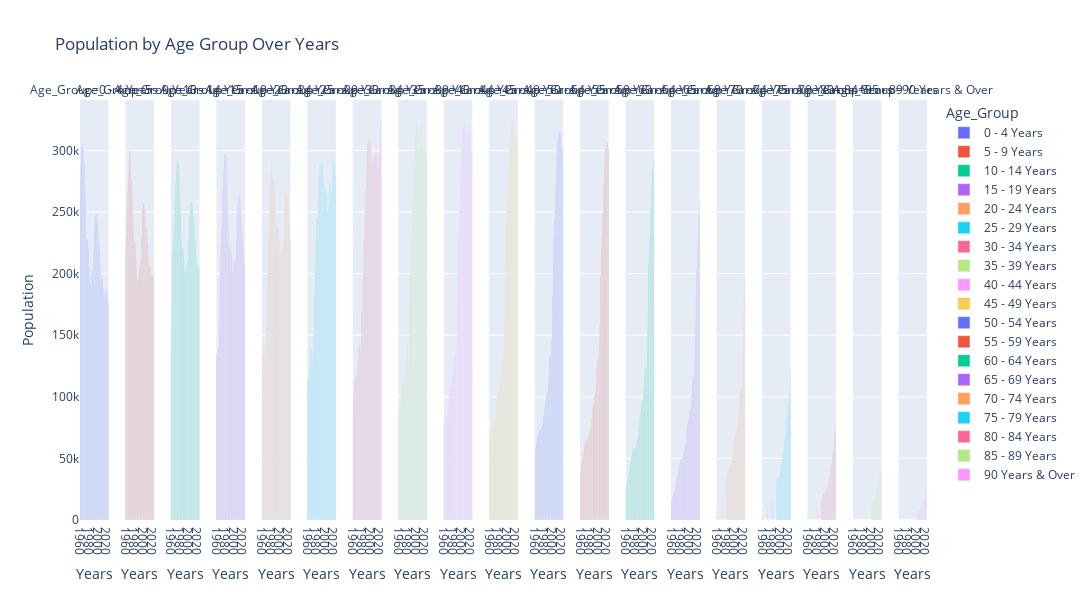

The notebook cell saved with this chart:
### Code cell
fig = px.bar(
    Residents,
    x='Years',
    y='Population',
    color='Age_Group',
    facet_col='Age_Group',
    labels={'Population': 'Population', 'Years': 'Years'},
    title='Population by Age Group Over Years'
)
fig.update_layout(width=3000, height=600)
# Show the plot
fig.show()

### Figure 1 — Plotly figure (JSON) as saved in the notebook; plotly's stock layout.template omitted (floating-point values rounded to 4 significant figures)
{"data": [{"alignmentgroup": "True", "hovertemplate": "Age_Group=0 - 4 Years<br>Years=%{x}<br>Population=%{y}<extra></extra>", "legendgroup": "0 - 4 Years", "marker": {"color": "#636efa", "pattern": {"shape": ""}}, "name": "0 - 4 Years", "offsetgroup": "0 - 4 Years", "orientation": "v", "showlegend": true, "textposition": "auto", "type": "bar", "x": [2023, 2022, 2021, 2020, 2019, 2018, 2017, 2016, 2015, 2014, 2013, 2012, 2011, 2010, 2009, 2008, 2007, 2006, 2005, 2004, 2003, 2002, 2001, 2000, 1999, 1998, 1997, 1996, 1995, 1994, 1993, 1992, 1991, 1990, 1989, 1988, 1987, 1986, 1985, 1984, 1983, 1982, 1981, 1980, 1979, 1978, 1977, 1976, 1975, 1974, 1973, 1972, 1971, 1970, 1969, 1968, 1967, 1966, 1965, 1964, 1963, 1962, 1961, 1960, 1959, 1958, 1957], "xaxis": "x", "y": [175268, 178085, 178435, 183076, 185355, 185528, 187653, 187160, 183575, 181369, 183295, 186673, 188249, 194432, 197788, 193889, 193626, 194479, 199529, 204819, 209903, 217798, 222991, 225705, 232614, 240072, 243259, 245148, 248089, 247022, 248771, 245751, 235519, 224049, 216686, 204867, 200069, 202257, 203346, 199148, 197758, 191964, 189138, 185840, 198000, 204200, 215100, 221300, 228000, 227800, 227200, 226000, 228200, 230165, 257900, 272800, 283100, 289600, 293500, 299900, 303000, 306100, 303700, 297000, 288800, 277800, 264727], "yaxis": "y"}, {"alignmentgroup": "True", "hovertemplate": "Age_Group=5 - 9 Years<br>Years=%{x}<br>Population=%{y}<extra></extra>", "legendgroup": "5 - 9 Years", "marker": {"color": "#EF553B", "pattern": {"shape": ""}}, "name": "5 - 9 Years", "offsetgroup": "5 - 9 Years", "orientation": "v", "showlegend": true, "textposition": "auto", "type": "bar", "x": [2023, 2022, 2021, 2020, 2019, 2018, 2017, 2016, 2015, 2014, 2013, 2012, 2011, 2010, 2009, 2008, 2007, 2006, 2005, 2004, 2003, 2002, 2001, 2000, 1999, 1998, 1997, 1996, 1995, 1994, 1993, 1992, 1991, 1990, 1989, 1988, 1987, 1986, 1985, 1984, 1983, 1982, 1981, 1980, 1979, 1978, 1977, 1976, 1975, 1974, 1973, 1972, 1971, 1970, 1969, 1968, 1967, 1966, 1965, 1964, 1963, 1962, 1961, 1960, 1959, 1958, 1957], "xaxis": "x2", "y": [201974, 201360, 198760, 198737, 197775, 199066, 200575, 201509, 204452, 205790, 205704, 206324, 208119, 215675, 221435, 223622, 229541, 235204, 237237, 240517, 247044, 253192, 254077, 256574, 256149, 257440, 253311, 242270, 230583, 223824, 210359, 204724, 205807, 205628, 202071, 201533, 196552, 194844, 192039, 193390, 197474, 206599, 211665, 216630, 225400, 225200, 224500, 227300, 234300, 247000, 260000, 269500, 276700, 273997, 295100, 297900, 300300, 297600, 291100, 284000, 276000, 266700, 258900, 250300, 241000, 229600, 218097], "yaxis": "y2"}, {"alignmentgroup": "True", "hovertemplate": "Age_Group=10 - 14 Years<br>Years=%{x}<br>Population=%{y}<extra></extra>", "legendgroup": "10 - 14 Years", "marker": {"color": "#00cc96", "pattern": {"shape": ""}}, "name": "10 - 14 Years", "offsetgroup": "10 - 14 Years", "orientation": "v", "showlegend": true, "textposition": "auto", "type": "bar", "x": [2023, 2022, 2021, 2020, 2019, 2018, 2017, 2016, 2015, 2014, 2013, 2012, 2011, 2010, 2009, 2008, 2007, 2006, 2005, 2004, 2003, 2002, 2001, 2000, 1999, 1998, 1997, 1996, 1995, 1994, 1993, 1992, 1991, 1990, 1989, 1988, 1987, 1986, 1985, 1984, 1983, 1982, 1981, 1980, 1979, 1978, 1977, 1976, 1975, 1974, 1973, 1972, 1971, 1970, 1969, 1968, 1967, 1966, 1965, 1964, 1963, 1962, 1961, 1960, 1959, 1958, 1957], "xaxis": "x3", "y": [204459, 202379, 199993, 206393, 207926, 206530, 206253, 207495, 214388, 220796, 226244, 233320, 240536, 244302, 248628, 253796, 255292, 256482, 258553, 257283, 259124, 257692, 246972, 235352, 228191, 214443, 208388, 209322, 209583, 207032, 206698, 202170, 201155, 198476, 197204, 201049, 209844, 214518, 219364, 220588, 219605, 218444, 221174, 228146, 246300, 259500, 269700, 277900, 283600, 289700, 290500, 292600, 292200, 283627, 282000, 273900, 265100, 257300, 248500, 240200, 232000, 223900, 217400, 200300, 175700, 157100, 136280], "yaxis": "y3"}, {"alignmentgroup": "True", "hovertemplate": "Age_Group=15 - 19 Years<br>Years=%{x}<br>Population=%{y}<extra></extra>", "legendgroup": "15 - 19 Years", "marker": {"color": "#ab63fa", "pattern": {"shape": ""}}, "name": "15 - 19 Years", "offsetgroup": "15 - 19 Years", "orientation": "v", "showlegend": true, "textposition": "auto", "type": "bar", "x": [2023, 2022, 2021, 2020, 2019, 2018, 2017, 2016, 2015, 2014, 2013, 2012, 2011, 2010, 2009, 2008, 2007, 2006, 2005, 2004, 2003, 2002, 2001, 2000, 1999, 1998, 1997, 1996, 1995, 1994, 1993, 1992, 1991, 1990, 1989, 1988, 1987, 1986, 1985, 1984, 1983, 1982, 1981, 1980, 1979, 1978, 1977, 1976, 1975, 1974, 1973, 1972, 1971, 1970, 1969, 1968, 1967, 1966, 1965, 1964, 1963, 1962, 1961, 1960, 1959, 1958, 1957], "xaxis": "x4", "y": [209579, 206749, 204913, 215234, 222222, 226520, 232973, 239771, 242902, 247337, 255066, 258861, 260738, 263750, 262775, 262856, 257298, 246547, 234921, 227417, 214074, 209687, 210903, 211286, 208600, 208282, 203429, 202379, 199898, 200002, 204085, 213331, 218157, 223305, 221948, 220242, 218541, 220938, 227897, 238082, 250371, 259173, 266011, 270536, 293900, 295900, 296900, 296200, 292800, 285000, 278000, 268300, 256000, 240682, 238700, 229800, 222500, 215200, 198600, 175800, 159000, 140000, 124900, 124700, 131500, 134300, 135679], "yaxis": "y4"}, {"alignmentgroup": "True", "hovertemplate": "Age_Group=20 - 24 Years<br>Years=%{x}<br>Population=%{y}<extra></extra>", "legendgroup": "20 - 24 Years", "marker": {"color": "#FFA15A", "pattern": {"shape": ""}}, "name": "20 - 24 Years", "offsetgroup": "20 - 24 Years", "orientation": "v", "showlegend": true, "textposition": "auto", "type": "bar", "x": [2023, 2022, 2021, 2020, 2019, 2018, 2017, 2016, 2015, 2014, 2013, 2012, 2011, 2010, 2009, 2008, 2007, 2006, 2005, 2004, 2003, 2002, 2001, 2000, 1999, 1998, 1997, 1996, 1995, 1994, 1993, 1992, 1991, 1990, 1989, 1988, 1987, 1986, 1985, 1984, 1983, 1982, 1981, 1980, 1979, 1978, 1977, 1976, 1975, 1974, 1973, 1972, 1971, 1970, 1969, 1968, 1967, 1966, 1965, 1964, 1963, 1962, 1961, 1960, 1959, 1958, 1957], "xaxis": "x5", "y": [229066, 233303, 237720, 244537, 249079, 255516, 259072, 260854, 264127, 263918, 266889, 264506, 255069, 247190, 241753, 225385, 218485, 219631, 218951, 215217, 215412, 216313, 214636, 212236, 213031, 217260, 226764, 231764, 237425, 239253, 237867, 234805, 234658, 238987, 239559, 251275, 259416, 266601, 271686, 276698, 278286, 278979, 278080, 272178, 289000, 281400, 272000, 260100, 249600, 241900, 233400, 225800, 220100, 193974, 174500, 158000, 138800, 123200, 123800, 130500, 135200, 139400, 142500, 139500, 133100, 124900, 119266], "yaxis": "y5"}, {"alignmentgroup": "True", "hovertemplate": "Age_Group=25 - 29 Years<br>Years=%{x}<br>Population=%{y}<extra></extra>", "legendgroup": "25 - 29 Years", "marker": {"color": "#19d3f3", "pattern": {"shape": ""}}, "name": "25 - 29 Years", "offsetgroup": "25 - 29 Years", "orientation": "v", "showlegend": true, "textposition": "auto", "type": "bar", "x": [2023, 2022, 2021, 2020, 2019, 2018, 2017, 2016, 2015, 2014, 2013, 2012, 2011, 2010, 2009, 2008, 2007, 2006, 2005, 2004, 2003, 2002, 2001, 2000, 1999, 1998, 1997, 1996, 1995, 1994, 1993, 1992, 1991, 1990, 1989, 1988, 1987, 1986, 1985, 1984, 1983, 1982, 1981, 1980, 1979, 1978, 1977, 1976, 1975, 1974, 1973, 1972, 1971, 1970, 1969, 1968, 1967, 1966, 1965, 1964, 1963, 1962, 1961, 1960, 1959, 1958, 1957], "xaxis": "x6", "y": [277889, 280082, 278037, 286997, 288194, 291631, 290198, 279988, 271030, 265659, 255615, 254582, 262606, 272639, 274308, 263114, 254523, 251659, 247799, 246713, 250878, 262720, 262754, 267161, 270217, 268517, 264769, 263481, 267010, 273264, 281789, 286490, 289839, 290940, 285964, 287140, 288082, 288791, 285241, 278708, 270327, 259250, 245845, 232795, 244900, 236700, 229000, 223800, 207100, 183400, 166800, 148200, 132400, 124587, 129000, 134200, 138400, 140000, 137900, 132000, 125000, 122100, 119600, 116200, 115100, 114700, 111726], "yaxis": "y6"}, {"alignmentgroup": "True", "hovertemplate": "Age_Group=30 - 34 Years<br>Years=%{x}<br>Population=%{y}<extra></extra>", "legendgroup": "30 - 34 Years", "marker": {"color": "#FF6692", "pattern": {"shape": ""}}, "name": "30 - 34 Years", "offsetgroup": "30 - 34 Years", "orientation": "v", "showlegend": true, "textposition": "auto", "type": "bar", "x": [2023, 2022, 2021, 2020, 2019, 2018, 2017, 2016, 2015, 2014, 2013, 2012, 2011, 2010, 2009, 2008, 2007, 2006, 2005, 2004, 2003, 2002, 2001, 2000, 1999, 1998, 1997, 1996, 1995, 1994, 1993, 1992, 1991, 1990, 1989, 1988, 1987, 1986, 1985, 1984, 1983, 1982, 1981, 1980, 1979, 1978, 1977, 1976, 1975, 1974, 1973, 1972, 1971, 1970, 1969, 1968, 1967, 1966, 1965, 1964, 1963, 1962, 1961, 1960, 1959, 1958, 1957], "xaxis": "x7", "y": [323627, 317153, 301060, 297798, 293446, 281397, 279340, 285544, 290619, 292287, 296870, 295396, 297555, 298687, 297240, 289817, 294453, 293251, 293414, 290489, 287304, 289184, 286690, 290290, 296867, 304104, 306773, 309094, 308824, 309334, 307731, 306029, 304022, 298323, 285529, 278032, 268321, 256412, 244604, 234721, 225225, 216756, 210778, 194250, 187100, 169400, 151200, 133800, 134100, 141100, 143200, 142600, 140300, 130130, 130900, 123600, 120300, 117400, 114700, 113100, 114600, 113000, 112300, 106600, 102100, 95100, 89925], "yaxis": "y7"}, {"alignmentgroup": "True", "hovertemplate": "Age_Group=35 - 39 Years<br>Years=%{x}<br>Population=%{y}<extra></extra>", "legendgroup": "35 - 39 Years", "marker": {"color": "#B6E880", "pattern": {"shape": ""}}, "name": "35 - 39 Years", "offsetgroup": "35 - 39 Years", "orientation": "v", "showlegend": true, "textposition": "auto", "type": "bar", "x": [2023, 2022, 2021, 2020, 2019, 2018, 2017, 2016, 2015, 2014, 2013, 2012, 2011, 2010, 2009, 2008, 2007, 2006, 2005, 2004, 2003, 2002, 2001, 2000, 1999, 1998, 1997, 1996, 1995, 1994, 1993, 1992, 1991, 1990, 1989, 1988, 1987, 1986, 1985, 1984, 1983, 1982, 1981, 1980, 1979, 1978, 1977, 1976, 1975, 1974, 1973, 1972, 1971, 1970, 1969, 1968, 1967, 1966, 1965, 1964, 1963, 1962, 1961, 1960, 1959, 1958, 1957], "xaxis": "x8", "y": [300037, 290981, 289221, 299515, 300818, 303720, 300956, 301998, 301067, 302029, 305503, 313970, 316161, 320024, 317311, 307243, 301973, 298203, 299153, 302908, 310643, 320753, 322878, 322621, 322289, 319208, 315944, 313266, 307434, 300133, 291778, 281688, 269191, 255993, 241269, 231251, 222456, 216640, 200017, 176996, 160051, 142046, 124791, 124696, 142100, 143000, 142300, 139000, 134000, 127500, 119300, 118000, 115700, 109044, 111600, 112100, 111300, 109200, 104000, 100200, 93800, 90600, 86200, 86400, 85200, 84300, 82709], "yaxis": "y8"}, {"alignmentgroup": "True", "hovertemplate": "Age_Group=40 - 44 Years<br>Years=%{x}<br>Population=%{y}<extra></extra>", "legendgroup": "40 - 44 Years", "marker": {"color": "#FF97FF", "pattern": {"shape": ""}}, "name": "40 - 44 Years", "offsetgroup": "40 - 44 Years", "orientation": "v", "showlegend": true, "textposition": "auto", "type": "bar", "x": [2023, 2022, 2021, 2020, 2019, 2018, 2017, 2016, 2015, 2014, 2013, 2012, 2011, 2010, 2009, 2008, 2007, 2006, 2005, 2004, 2003, 2002, 2001, 2000, 1999, 1998, 1997, 1996, 1995, 1994, 1993, 1992, 1991, 1990, 1989, 1988, 1987, 1986, 1985, 1984, 1983, 1982, 1981, 1980, 1979, 1978, 1977, 1976, 1975, 1974, 1973, 1972, 1971, 1970, 1969, 1968, 1967, 1966, 1965, 1964, 1963, 1962, 1961, 1960, 1959, 1958, 1957], "xaxis": "x9", "y": [310173, 299871, 292770, 299291, 300763, 303640, 311484, 313445, 316755, 316023, 312581, 308823, 306614, 309441, 312983, 317363, 321049, 323017, 321472, 321057, 318282, 320863, 317996, 312420, 305241, 296755, 286259, 273686, 260994, 250783, 240317, 231002, 224210, 206063, 179267, 162500, 144305, 126838, 126919, 133379, 134040, 133404, 129785, 124089, 125200, 117100, 114700, 113200, 110200, 107600, 107400, 106300, 104800, 97975, 96900, 91900, 87700, 85000, 84400, 82700, 83000, 82400, 83100, 80500, 79100, 77500, 76217], "yaxis": "y9"}, {"alignmentgroup": "True", "hovertemplate": "Age_Group=45 - 49 Years<br>Years=%{x}<br>Population=%{y}<extra></extra>", "legendgroup": "45 - 49 Years", "marker": {"color": "#FECB52", "pattern": {"shape": ""}}, "name": "45 - 49 Years", "offsetgroup": "45 - 49 Years", "orientation": "v", "showlegend": true, "textposition": "auto", "type": "bar", "x": [2023, 2022, 2021, 2020, 2019, 2018, 2017, 2016, 2015, 2014, 2013, 2012, 2011, 2010, 2009, 2008, 2007, 2006, 2005, 2004, 2003, 2002, 2001, 2000, 1999, 1998, 1997, 1996, 1995, 1994, 1993, 1992, 1991, 1990, 1989, 1988, 1987, 1986, 1985, 1984, 1983, 1982, 1981, 1980, 1979, 1978, 1977, 1976, 1975, 1974, 1973, 1972, 1971, 1970, 1969, 1968, 1967, 1966, 1965, 1964, 1963, 1962, 1961, 1960, 1959, 1958, 1957], "xaxis": "x10", "y": [302515, 304317, 300125, 311740, 311682, 307838, 303457, 301183, 303413, 308533, 316336, 320925, 323991, 323459, 322497, 318078, 315552, 312858, 307546, 300671, 292791, 286738, 274569, 262201, 252282, 241863, 232426, 225769, 208085, 183764, 166332, 147384, 129004, 128439, 133292, 133377, 132431, 128081, 121343, 116130, 109166, 106924, 105940, 102962, 104300, 103800, 102400, 100500, 97000, 92400, 88700, 85100, 83400, 79565, 80800, 80300, 79800, 80200, 77200, 77100, 75900, 75500, 74300, 74400, 72400, 69300, 66716], "yaxis": "y10"}, {"alignmentgroup": "True", "hovertemplate": "Age_Group=50 - 54 Years<br>Years=%{x}<br>Population=%{y}<extra></extra>", "legendgroup": "50 - 54 Years", "marker": {"color": "#636efa", "pattern": {"shape": ""}}, "name": "50 - 54 Years", "offsetgroup": "50 - 54 Years", "orientation": "v", "showlegend": true, "textposition": "auto", "type": "bar", "x": [2023, 2022, 2021, 2020, 2019, 2018, 2017, 2016, 2015, 2014, 2013, 2012, 2011, 2010, 2009, 2008, 2007, 2006, 2005, 2004, 2003, 2002, 2001, 2000, 1999, 1998, 1997, 1996, 1995, 1994, 1993, 1992, 1991, 1990, 1989, 1988, 1987, 1986, 1985, 1984, 1983, 1982, 1981, 1980, 1979, 1978, 1977, 1976, 1975, 1974, 1973, 1972, 1971, 1970, 1969, 1968, 1967, 1966, 1965, 1964, 1963, 1962, 1961, 1960, 1959, 1958, 1957], "xaxis": "x11", "y": [302367, 292984, 285962, 296068, 301682, 308965, 312814, 315598, 315091, 315503, 312988, 310376, 308130, 303044, 297383, 289189, 279220, 266994, 254168, 244110, 233180, 230367, 223842, 206657, 182738, 165341, 146576, 128497, 128066, 133810, 133399, 131902, 126490, 118092, 112410, 106280, 104197, 104026, 101945, 98518, 97296, 95678, 93659, 90174, 88700, 84500, 81100, 78300, 76900, 75800, 75200, 73500, 72700, 69675, 73400, 73000, 71800, 70600, 70700, 68500, 67100, 65700, 62600, 59600, 57300, 54200, 51794], "yaxis": "y11"}, {"alignmentgroup": "True", "hovertemplate": "Age_Group=55 - 59 Years<br>Years=%{x}<br>Population=%{y}<extra></extra>", "legendgroup": "55 - 59 Years", "marker": {"color": "#EF553B", "pattern": {"shape": ""}}, "name": "55 - 59 Years", "offsetgroup": "55 - 59 Years", "orientation": "v", "showlegend": true, "textposition": "auto", "type": "bar", "x": [2023, 2022, 2021, 2020, 2019, 2018, 2017, 2016, 2015, 2014, 2013, 2012, 2011, 2010, 2009, 2008, 2007, 2006, 2005, 2004, 2003, 2002, 2001, 2000, 1999, 1998, 1997, 1996, 1995, 1994, 1993, 1992, 1991, 1990, 1989, 1988, 1987, 1986, 1985, 1984, 1983, 1982, 1981, 1980, 1979, 1978, 1977, 1976, 1975, 1974, 1973, 1972, 1971, 1970, 1969, 1968, 1967, 1966, 1965, 1964, 1963, 1962, 1961, 1960, 1959, 1958, 1957], "xaxis": "x12", "y": [300668, 299835, 298226, 305830, 306759, 304390, 301678, 299591, 295063, 288392, 281069, 271817, 260678, 248696, 239947, 229356, 220983, 214601, 197803, 174788, 157894, 143175, 125449, 125061, 130631, 130334, 129003, 123752, 115530, 110127, 103679, 101228, 101397, 100102, 95644, 93736, 92179, 90347, 87264, 83007, 78475, 74667, 71367, 69447, 70500, 69600, 68200, 67700, 66000, 64700, 63900, 63400, 64900, 64035, 63800, 61400, 60100, 56600, 54900, 53700, 51000, 49600, 45900, 44700, 42900, 40400, 37456], "yaxis": "y12"}, {"alignmentgroup": "True", "hovertemplate": "Age_Group=60 - 64 Years<br>Years=%{x}<br>Population=%{y}<extra></extra>", "legendgroup": "60 - 64 Years", "marker": {"color": "#00cc96", "pattern": {"shape": ""}}, "name": "60 - 64 Years", "offsetgroup": "60 - 64 Years", "orientation": "v", "showlegend": true, "textposition": "auto", "type": "bar", "x": [2023, 2022, 2021, 2020, 2019, 2018, 2017, 2016, 2015, 2014, 2013, 2012, 2011, 2010, 2009, 2008, 2007, 2006, 2005, 2004, 2003, 2002, 2001, 2000, 1999, 1998, 1997, 1996, 1995, 1994, 1993, 1992, 1991, 1990, 1989, 1988, 1987, 1986, 1985, 1984, 1983, 1982, 1981, 1980, 1979, 1978, 1977, 1976, 1975, 1974, 1973, 1972, 1971, 1970, 1969, 1968, 1967, 1966, 1965, 1964, 1963, 1962, 1961, 1960, 1959, 1958, 1957], "xaxis": "x13", "y": [293788, 288007, 282612, 284626, 278828, 271688, 262651, 251853, 240493, 231502, 222154, 213996, 208160, 191995, 169696, 153161, 135501, 118242, 117575, 122736, 121724, 123438, 118506, 110503, 105370, 99178, 96766, 96790, 95326, 91308, 89063, 87393, 85729, 83021, 78730, 74487, 70741, 67456, 65302, 64118, 62662, 61175, 60091, 58449, 58300, 57400, 57100, 57400, 57500, 57200, 56100, 54200, 51800, 47962, 47400, 45400, 43800, 41100, 39700, 38200, 35600, 33800, 32200, 28700, 27300, 25900, 24276], "yaxis": "y13"}, {"alignmentgroup": "True", "hovertemplate": "Age_Group=65 - 69 Years<br>Years=%{x}<br>Population=%{y}<extra></extra>", "legendgroup": "65 - 69 Years", "marker": {"color": "#ab63fa", "pattern": {"shape": ""}}, "name": "65 - 69 Years", "offsetgroup": "65 - 69 Years", "orientation": "v", "showlegend": true, "textposition": "auto", "type": "bar", "x": [2023, 2022, 2021, 2020, 2019, 2018, 2017, 2016, 2015, 2014, 2013, 2012, 2011, 2010, 2009, 2008, 2007, 2006, 2005, 2004, 2003, 2002, 2001, 2000, 1999, 1998, 1997, 1996, 1995, 1994, 1993, 1992, 1991, 1990, 1989, 1988, 1987, 1986, 1985, 1984, 1983, 1982, 1981, 1980, 1979, 1978, 1977, 1976, 1975, 1974, 1973, 1972, 1971, 1970, 1969, 1968, 1967, 1966, 1965, 1964, 1963, 1962, 1961, 1960, 1959, 1958, 1957], "xaxis": "x14", "y": [259041, 247930, 235391, 229396, 221296, 212101, 203969, 198020, 182425, 161198, 145817, 128879, 112396, 111511, 116258, 115185, 113757, 108837, 101088, 96007, 89883, 89587, 89676, 88305, 84391, 82118, 80324, 78589, 76091, 72439, 68521, 65005, 61988, 59896, 58298, 56802, 55177, 53838, 52297, 50731, 49603, 48856, 48441, 48422, 48900, 47900, 46300, 44100, 41400, 40100, 37600, 36500, 34400, 32895, 31800, 30100, 27900, 25600, 24000, 22300, 21600, 20300, 19000, 18400, 17800, 17100, 15399], "yaxis": "y14"}, {"alignmentgroup": "True", "hovertemplate": "Age_Group=70 - 74 Years<br>Years=%{x}<br>Population=%{y}<extra></extra>", "legendgroup": "70 - 74 Years", "marker": {"color": "#FFA15A", "pattern": {"shape": ""}}, "name": "70 - 74 Years", "offsetgroup": "70 - 74 Years", "orientation": "v", "showlegend": true, "textposition": "auto", "type": "bar", "x": [2023, 2022, 2021, 2020, 2019, 2018, 2017, 2016, 2015, 2014, 2013, 2012, 2011, 2010, 2009, 2008, 2007, 2006, 2005, 2004, 2003, 2002, 2001, 2000, 1999, 1998, 1997, 1996, 1995, 1994, 1993, 1992, 1991, 1990, 1989, 1988, 1987, 1986, 1985, 1984, 1983, 1982, 1981, 1980, 1979, 1978, 1977, 1976, 1975, 1974, 1973, 1972, 1971, 1970, 1969, 1968, 1967, 1966, 1965, 1964, 1963, 1962, 1961, 1960, 1959, 1958, 1957], "xaxis": "x15", "y": [197890, 188584, 181326, 170008, 150127, 135546, 119494, 103796, 102631, 106815, 105746, 104414, 100073, 92618, 87428, 81307, 78631, 78317, 76545, 72485, 70002, 70642, 69048, 66948, 63592, 59856, 56176, 52958, 50597, 49283, 47987, 46787, 45868, 45047, 43498, 42566, 41727, 40957, 40671, 39820, 38665, 37097, 35064, 32753, 0, 0, 0, 0, 0, 0, 0, 0, 0, 18484, 0, 0, 0, 0, 0, 0, 0, 0, 0, 0, 0, 0, 8774], "yaxis": "y15"}, {"alignmentgroup": "True", "hovertemplate": "Age_Group=75 - 79 Years<br>Years=%{x}<br>Population=%{y}<extra></extra>", "legendgroup": "75 - 79 Years", "marker": {"color": "#19d3f3", "pattern": {"shape": ""}}, "name": "75 - 79 Years", "offsetgroup": "75 - 79 Years", "orientation": "v", "showlegend": true, "textposition": "auto", "type": "bar", "x": [2023, 2022, 2021, 2020, 2019, 2018, 2017, 2016, 2015, 2014, 2013, 2012, 2011, 2010, 2009, 2008, 2007, 2006, 2005, 2004, 2003, 2002, 2001, 2000, 1999, 1998, 1997, 1996, 1995, 1994, 1993, 1992, 1991, 1990, 1989, 1988, 1987, 1986, 1985, 1984, 1983, 1982, 1981, 1980, 1979, 1978, 1977, 1976, 1975, 1974, 1973, 1972, 1971, 1970, 1969, 1968, 1967, 1966, 1965, 1964, 1963, 1962, 1961, 1960, 1959, 1958, 1957], "xaxis": "x16", "y": [121003, 105792, 90978, 90990, 94600, 93327, 91953, 87955, 81211, 76294, 70619, 67675, 66909, 65178, 61490, 59001, 56732, 54413, 51601, 47875, 42863, 45830, 42501, 39644, 37951, 36422, 35441, 34657, 34178, 33406, 32968, 32802, 32475, 32336, 0, 0, 0, 0, 0, 0, 0, 0, 0, 18320, 0, 0, 0, 0, 0, 0, 0, 0, 0, 10006, 0, 0, 0, 0, 0, 0, 0, 0, 0, 0, 0, 0, 4225], "yaxis": "y16"}, {"alignmentgroup": "True", "hovertemplate": "Age_Group=80 - 84 Years<br>Years=%{x}<br>Population=%{y}<extra></extra>", "legendgroup": "80 - 84 Years", "marker": {"color": "#FF6692", "pattern": {"shape": ""}}, "name": "80 - 84 Years", "offsetgroup": "80 - 84 Years", "orientation": "v", "showlegend": true, "textposition": "auto", "type": "bar", "x": [2023, 2022, 2021, 2020, 2019, 2018, 2017, 2016, 2015, 2014, 2013, 2012, 2011, 2010, 2009, 2008, 2007, 2006, 2005, 2004, 2003, 2002, 2001, 2000, 1999, 1998, 1997, 1996, 1995, 1994, 1993, 1992, 1991, 1990, 1989, 1988, 1987, 1986, 1985, 1984, 1983, 1982, 1981, 1980, 1979, 1978, 1977, 1976, 1975, 1974, 1973, 1972, 1971, 1970, 1969, 1968, 1967, 1966, 1965, 1964, 1963, 1962, 1961, 1960, 1959, 1958, 1957], "xaxis": "x17", "y": [76165, 74937, 71555, 66513, 62293, 57103, 54341, 53556, 51785, 48418, 46199, 44115, 42145, 39839, 37143, 33882, 31519, 29443, 27879, 26864, 25783, 25213, 23897, 22876, 22345, 22095, 21859, 21751, 21689, 21460, 20950, 20031, 18856, 17526, 0, 0, 0, 0, 0, 0, 0, 0, 0, 7905, 0, 0, 0, 0, 0, 0, 0, 0, 0, 0, 0, 0, 0, 0, 0, 0, 0, 0, 0, 0, 0, 0, 1786], "yaxis": "y17"}, {"alignmentgroup": "True", "hovertemplate": "Age_Group=85 - 89 Years<br>Years=%{x}<br>Population=%{y}<extra></extra>", "legendgroup": "85 - 89 Years", "marker": {"color": "#B6E880", "pattern": {"shape": ""}}, "name": "85 - 89 Years", "offsetgroup": "85 - 89 Years", "orientation": "v", "showlegend": true, "textposition": "auto", "type": "bar", "x": [2023, 2022, 2021, 2020, 2019, 2018, 2017, 2016, 2015, 2014, 2013, 2012, 2011, 2010, 2009, 2008, 2007, 2006, 2005, 2004, 2003, 2002, 2001, 2000, 1999, 1998, 1997, 1996, 1995, 1994, 1993, 1992, 1991, 1990, 1989, 1988, 1987, 1986, 1985, 1984, 1983, 1982, 1981, 1980, 1979, 1978, 1977, 1976, 1975, 1974, 1973, 1972, 1971, 1970, 1969, 1968, 1967, 1966, 1965, 1964, 1963, 1962, 1961, 1960, 1959, 1958, 1957], "xaxis": "x18", "y": [40016, 37948, 37668, 36586, 33935, 31991, 30481, 29086, 27494, 25486, 23235, 21503, 19756, 18481, 17569, 16734, 15923, 15206, 14514, 13778, 13217, 13047, 12500, 12092, 0, 0, 0, 0, 0, 0, 0, 0, 0, 0, 0, 0, 0, 0, 0, 0, 0, 0, 0, 0, 0, 0, 0, 0, 0, 0, 0, 0, 0, 0, 0, 0, 0, 0, 0, 0, 0, 0, 0, 0, 0, 0, 0], "yaxis": "y18"}, {"alignmentgroup": "True", "hovertemplate": "Age_Group=90 Years & Over<br>Years=%{x}<br>Population=%{y}<extra></extra>", "legendgroup": "90 Years & Over", "marker": {"color": "#FF97FF", "pattern": {"shape": ""}}, "name": "90 Years & Over", "offsetgroup": "90 Years & Over", "orientation": "v", "showlegend": true, "textposition": "auto", "type": "bar", "x": [2023, 2022, 2021, 2020, 2019, 2018, 2017, 2016, 2015, 2014, 2013, 2012, 2011, 2010, 2009, 2008, 2007, 2006, 2005, 2004, 2003, 2002, 2001, 2000, 1999, 1998, 1997, 1996, 1995, 1994, 1993, 1992, 1991, 1990, 1989, 1988, 1987, 1986, 1985, 1984, 1983, 1982, 1981, 1980, 1979, 1978, 1977, 1976, 1975, 1974, 1973, 1972, 1971, 1970, 1969, 1968, 1967, 1966, 1965, 1964, 1963, 1962, 1961, 1960, 1959, 1958, 1957], "xaxis": "x19", "y": [23728, 22942, 22090, 20875, 19429, 17786, 16454, 15157, 14169, 13390, 12821, 12050, 11366, 10760, 10244, 9681, 9024, 8510, 8066, 7532, 6890, 6705, 6017, 5431, 0, 0, 0, 0, 0, 0, 0, 0, 0, 0, 0, 0, 0, 0, 0, 0, 0, 0, 0, 0, 0, 0, 0, 0, 0, 0, 0, 0, 0, 0, 0, 0, 0, 0, 0, 0, 0, 0, 0, 0, 0, 0, 0], "yaxis": "y19"}], "layout": {"annotations": [{"font": {}, "showarrow": false, "text": "Age_Group=0 - 4 Years", "x": 0.01684, "xanchor": "center", "xref": "paper", "y": 1, "yanchor": "bottom", "yref": "paper"}, {"font": {}, "showarrow": false, "text": "Age_Group=5 - 9 Years", "x": 0.07053, "xanchor": "center", "xref": "paper", "y": 1, "yanchor": "bottom", "yref": "paper"}, {"font": {}, "showarrow": false, "text": "Age_Group=10 - 14 Years", "x": 0.1242, "xanchor": "center", "xref": "paper", "y": 1, "yanchor": "bottom", "yref": "paper"}, {"font": {}, "showarrow": false, "text": "Age_Group=15 - 19 Years", "x": 0.1779, "xanchor": "center", "xref": "paper", "y": 1, "yanchor": "bottom", "yref": "paper"}, {"font": {}, "showarrow": false, "text": "Age_Group=20 - 24 Years", "x": 0.2316, "xanchor": "center", "xref": "paper", "y": 1, "yanchor": "bottom", "yref": "paper"}, {"font": {}, "showarrow": false, "text": "Age_Group=25 - 29 Years", "x": 0.2853, "xanchor": "center", "xref": "paper", "y": 1, "yanchor": "bottom", "yref": "paper"}, {"font": {}, "showarrow": false, "text": "Age_Group=30 - 34 Years", "x": 0.3389, "xanchor": "center", "xref": "paper", "y": 1, "yanchor": "bottom", "yref": "paper"}, {"font": {}, "showarrow": false, "text": "Age_Group=35 - 39 Years", "x": 0.3926, "xanchor": "center", "xref": "paper", "y": 1, "yanchor": "bottom", "yref": "paper"}, {"font": {}, "showarrow": false, "text": "Age_Group=40 - 44 Years", "x": 0.4463, "xanchor": "center", "xref": "paper", "y": 1, "yanchor": "bottom", "yref": "paper"}, {"font": {}, "showarrow": false, "text": "Age_Group=45 - 49 Years", "x": 0.5, "xanchor": "center", "xref": "paper", "y": 1, "yanchor": "bottom", "yref": "paper"}, {"font": {}, "showarrow": false, "text": "Age_Group=50 - 54 Years", "x": 0.5537, "xanchor": "center", "xref": "paper", "y": 1, "yanchor": "bottom", "yref": "paper"}, {"font": {}, "showarrow": false, "text": "Age_Group=55 - 59 Years", "x": 0.6074, "xanchor": "center", "xref": "paper", "y": 1, "yanchor": "bottom", "yref": "paper"}, {"font": {}, "showarrow": false, "text": "Age_Group=60 - 64 Years", "x": 0.6611, "xanchor": "center", "xref": "paper", "y": 1, "yanchor": "bottom", "yref": "paper"}, {"font": {}, "showarrow": false, "text": "Age_Group=65 - 69 Years", "x": 0.7147, "xanchor": "center", "xref": "paper", "y": 1, "yanchor": "bottom", "yref": "paper"}, {"font": {}, "showarrow": false, "text": "Age_Group=70 - 74 Years", "x": 0.7684, "xanchor": "center", "xref": "paper", "y": 1, "yanchor": "bottom", "yref": "paper"}, {"font": {}, "showarrow": false, "text": "Age_Group=75 - 79 Years", "x": 0.8221, "xanchor": "center", "xref": "paper", "y": 1, "yanchor": "bottom", "yref": "paper"}, {"font": {}, "showarrow": false, "text": "Age_Group=80 - 84 Years", "x": 0.8758, "xanchor": "center", "xref": "paper", "y": 1, "yanchor": "bottom", "yref": "paper"}, {"font": {}, "showarrow": false, "text": "Age_Group=85 - 89 Years", "x": 0.9295, "xanchor": "center", "xref": "paper", "y": 1, "yanchor": "bottom", "yref": "paper"}, {"font": {}, "showarrow": false, "text": "Age_Group=90 Years & Over", "x": 0.9832, "xanchor": "center", "xref": "paper", "y": 1, "yanchor": "bottom", "yref": "paper"}], "barmode": "relative", "height": 600, "legend": {"title": {"text": "Age_Group"}, "tracegroupgap": 0}, "title": {"text": "Population by Age Group Over Years"}, "width": 3000, "xaxis": {"anchor": "y", "domain": [0, 0.03368], "title": {"text": "Years"}}, "xaxis10": {"anchor": "y10", "domain": [0.4832, 0.5168], "matches": "x", "title": {"text": "Years"}}, "xaxis11": {"anchor": "y11", "domain": [0.5368, 0.5705], "matches": "x", "title": {"text": "Years"}}, "xaxis12": {"anchor": "y12", "domain": [0.5905, 0.6242], "matches": "x", "title": {"text": "Years"}}, "xaxis13": {"anchor": "y13", "domain": [0.6442, 0.6779], "matches": "x", "title": {"text": "Years"}}, "xaxis14": {"anchor": "y14", "domain": [0.6979, 0.7316], "matches": "x", "title": {"text": "Years"}}, "xaxis15": {"anchor": "y15", "domain": [0.7516, 0.7853], "matches": "x", "title": {"text": "Years"}}, "xaxis16": {"anchor": "y16", "domain": [0.8053, 0.8389], "matches": "x", "title": {"text": "Years"}}, "xaxis17": {"anchor": "y17", "domain": [0.8589, 0.8926], "matches": "x", "title": {"text": "Years"}}, "xaxis18": {"anchor": "y18", "domain": [0.9126, 0.9463], "matches": "x", "title": {"text": "Years"}}, "xaxis19": {"anchor": "y19", "domain": [0.9663, 1.0], "matches": "x", "title": {"text": "Years"}}, "xaxis2": {"anchor": "y2", "domain": [0.05368, 0.08737], "matches": "x", "title": {"text": "Years"}}, "xaxis3": {"anchor": "y3", "domain": [0.1074, 0.1411], "matches": "x", "title": {"text": "Years"}}, "xaxis4": {"anchor": "y4", "domain": [0.1611, 0.1947], "matches": "x", "title": {"text": "Years"}}, "xaxis5": {"anchor": "y5", "domain": [0.2147, 0.2484], "matches": "x", "title": {"text": "Years"}}, "xaxis6": {"anchor": "y6", "domain": [0.2684, 0.3021], "matches": "x", "title": {"text": "Years"}}, "xaxis7": {"anchor": "y7", "domain": [0.3221, 0.3558], "matches": "x", "title": {"text": "Years"}}, "xaxis8": {"anchor": "y8", "domain": [0.3758, 0.4095], "matches": "x", "title": {"text": "Years"}}, "xaxis9": {"anchor": "y9", "domain": [0.4295, 0.4632], "matches": "x", "title": {"text": "Years"}}, "yaxis": {"anchor": "x", "domain": [0, 1], "title": {"text": "Population"}}, "yaxis10": {"anchor": "x10", "domain": [0, 1], "matches": "y", "showticklabels": false}, "yaxis11": {"anchor": "x11", "domain": [0, 1], "matches": "y", "showticklabels": false}, "yaxis12": {"anchor": "x12", "domain": [0, 1], "matches": "y", "showticklabels": false}, "yaxis13": {"anchor": "x13", "domain": [0, 1], "matches": "y", "showticklabels": false}, "yaxis14": {"anchor": "x14", "domain": [0, 1], "matches": "y", "showticklabels": false}, "yaxis15": {"anchor": "x15", "domain": [0, 1], "matches": "y", "showticklabels": false}, "yaxis16": {"anchor": "x16", "domain": [0, 1], "matches": "y", "showticklabels": false}, "yaxis17": {"anchor": "x17", "domain": [0, 1], "matches": "y", "showticklabels": false}, "yaxis18": {"anchor": "x18", "domain": [0, 1], "matches": "y", "showticklabels": false}, "yaxis19": {"anchor": "x19", "domain": [0, 1], "matches": "y", "showticklabels": false}, "yaxis2": {"anchor": "x2", "domain": [0, 1], "matches": "y", "showticklabels": false}, "yaxis3": {"anchor": "x3", "domain": [0, 1], "matches": "y", "showticklabels": false}, "yaxis4": {"anchor": "x4", "domain": [0, 1], "matches": "y", "showticklabels": false}, "yaxis5": {"anchor": "x5", "domain": [0, 1], "matches": "y", "showticklabels": false}, "yaxis6": {"anchor": "x6", "domain": [0, 1], "matches": "y", "showticklabels": false}, "yaxis7": {"anchor": "x7", "domain": [0, 1], "matches": "y", "showticklabels": false}, "yaxis8": {"anchor": "x8", "domain": [0, 1], "matches": "y", "showticklabels": false}, "yaxis9": {"anchor": "x9", "domain": [0, 1], "matches": "y", "showticklabels": false}}}
